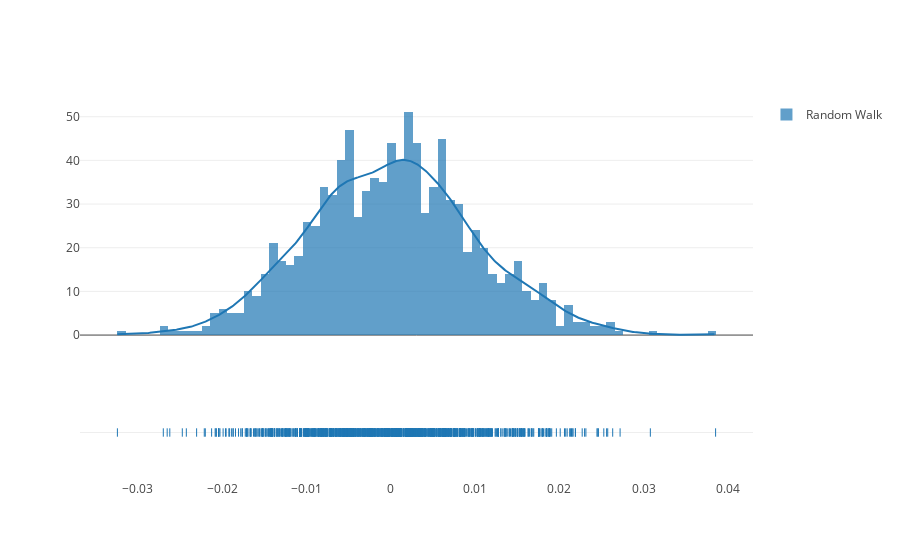

Write notebook code for a chart like this one.
### Code cell
fig = ff.create_distplot([random_walk],['Random Walk'],bin_size=0.001)
iplot(fig, filename='Basic Distplot')

### Figure 1 — Plotly figure (JSON) as saved in the notebook; plotly's stock layout.template omitted (floating-point values rounded to 4 significant figures; data arrays with more than 128 entries replaced by an {"elided": "..."} marker saying what was removed)
{"data": [{"autobinx": false, "histnorm": "probability density", "legendgroup": "Random Walk", "marker": {"color": "rgb(31, 119, 180)"}, "name": "Random Walk", "opacity": 0.7, "type": "histogram", "uid": "7adb4065-4b36-46a8-86d0-c9a9e089270c", "x": {"elided": "1000 float values"}, "xaxis": "x", "xbins": {"end": 0.03853, "size": 0.001, "start": -0.03241}, "yaxis": "y"}, {"legendgroup": "Random Walk", "marker": {"color": "rgb(31, 119, 180)"}, "mode": "lines", "name": "Random Walk", "showlegend": false, "type": "scatter", "uid": "a722c32c-37f4-492e-82ff-18558e41806f", "x": {"elided": "500 float values"}, "xaxis": "x", "y": {"elided": "500 float values"}, "yaxis": "y"}, {"legendgroup": "Random Walk", "marker": {"color": "rgb(31, 119, 180)", "symbol": "line-ns-open"}, "mode": "markers", "name": "Random Walk", "showlegend": false, "type": "scatter", "uid": "3c6bdd64-81a4-49b0-a089-90d9ecc38ebf", "x": {"elided": "1000 float values"}, "xaxis": "x", "y": {"elided": "1000 str values"}, "yaxis": "y2"}], "layout": {"barmode": "overlay", "hovermode": "closest", "legend": {"traceorder": "reversed"}, "xaxis": {"anchor": "y2", "domain": [0, 1], "zeroline": false}, "yaxis": {"anchor": "free", "domain": [0.35, 1], "position": 0}, "yaxis2": {"anchor": "x", "domain": [0, 0.25], "dtick": 1, "showticklabels": false}}}
